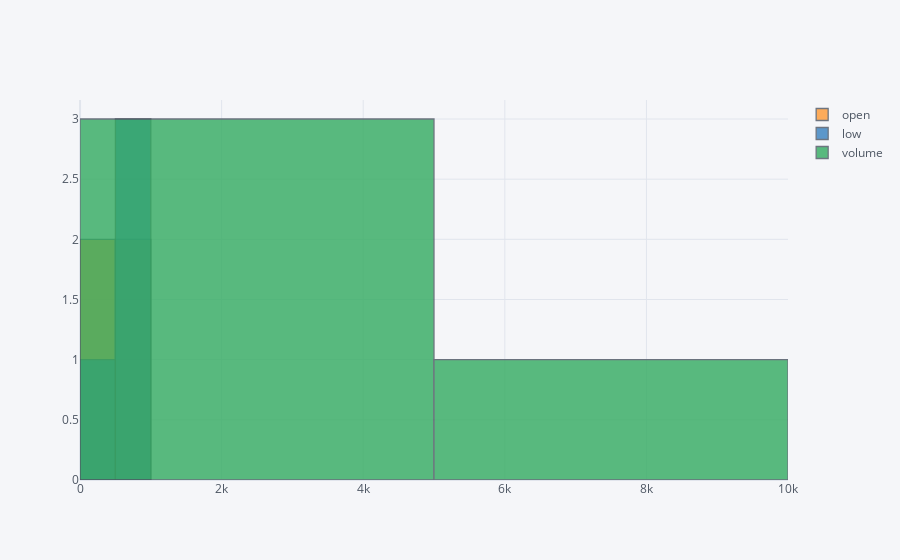

Notebook cell for this chart:
### Code cell
main(cat)

### Figure 1 — Plotly figure (JSON) as saved in the notebook; plotly's stock layout.template omitted (floating-point values rounded to 4 significant figures)
{"data": [{"histfunc": "count", "histnorm": "", "marker": {"color": "rgba(255, 153, 51, 1.0)", "line": {"color": "#4D5663", "width": 1.3}}, "name": "open", "opacity": 0.8, "orientation": "v", "type": "histogram", "x": [2, 234, 874, 864]}, {"histfunc": "count", "histnorm": "", "marker": {"color": "rgba(55, 128, 191, 1.0)", "line": {"color": "#4D5663", "width": 1.3}}, "name": "low", "opacity": 0.8, "orientation": "v", "type": "histogram", "x": [3, 567, 746, 982]}, {"histfunc": "count", "histnorm": "", "marker": {"color": "rgba(50, 171, 96, 1.0)", "line": {"color": "#4D5663", "width": 1.3}}, "name": "volume", "opacity": 0.8, "orientation": "v", "type": "histogram", "x": [5, 4567, 345, 7849]}], "layout": {"barmode": "overlay", "legend": {"bgcolor": "#F5F6F9", "font": {"color": "#4D5663"}}, "paper_bgcolor": "#F5F6F9", "plot_bgcolor": "#F5F6F9", "title": {"font": {"color": "#4D5663"}}, "xaxis": {"gridcolor": "#E1E5ED", "showgrid": true, "tickfont": {"color": "#4D5663"}, "title": {"font": {"color": "#4D5663"}, "text": ""}, "zerolinecolor": "#E1E5ED"}, "yaxis": {"gridcolor": "#E1E5ED", "showgrid": true, "tickfont": {"color": "#4D5663"}, "title": {"font": {"color": "#4D5663"}, "text": ""}, "zerolinecolor": "#E1E5ED"}}}
